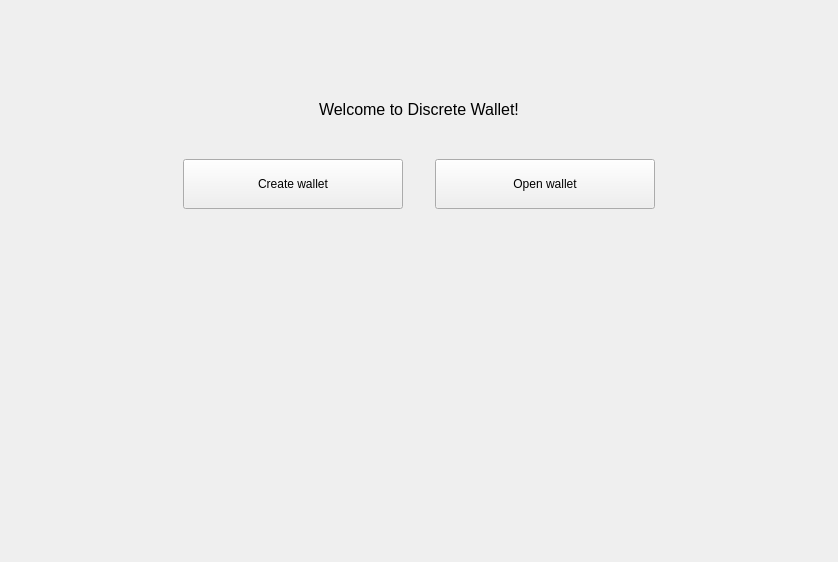
<?xml version="1.0" encoding="UTF-8"?>
<ui version="4.0">
 <class>NoWalletFrame</class>
 <widget class="QFrame" name="NoWalletFrame">
  <property name="geometry">
   <rect>
    <x>0</x>
    <y>0</y>
    <width>838</width>
    <height>562</height>
   </rect>
  </property>
  <property name="windowTitle">
   <string>Frame</string>
  </property>
  <property name="frameShape">
   <enum>QFrame::NoFrame</enum>
  </property>
  <property name="frameShadow">
   <enum>QFrame::Raised</enum>
  </property>
  <layout class="QVBoxLayout" name="verticalLayout">
   <property name="spacing">
    <number>0</number>
   </property>
   <property name="leftMargin">
    <number>0</number>
   </property>
   <property name="topMargin">
    <number>0</number>
   </property>
   <property name="rightMargin">
    <number>0</number>
   </property>
   <property name="bottomMargin">
    <number>0</number>
   </property>
   <item>
    <spacer name="verticalSpacer">
     <property name="orientation">
      <enum>Qt::Vertical</enum>
     </property>
     <property name="sizeType">
      <enum>QSizePolicy::MinimumExpanding</enum>
     </property>
     <property name="sizeHint" stdset="0">
      <size>
       <width>20</width>
       <height>100</height>
      </size>
     </property>
    </spacer>
   </item>
   <item alignment="Qt::AlignHCenter">
    <widget class="QLabel" name="m_welcomeLabel">
     <property name="font">
      <font>
       <pointsize>12</pointsize>
      </font>
     </property>
     <property name="text">
      <string>Welcome to Discrete Wallet!</string>
     </property>
    </widget>
   </item>
   <item>
    <spacer name="verticalSpacer_4">
     <property name="orientation">
      <enum>Qt::Vertical</enum>
     </property>
     <property name="sizeType">
      <enum>QSizePolicy::Fixed</enum>
     </property>
     <property name="sizeHint" stdset="0">
      <size>
       <width>20</width>
       <height>40</height>
      </size>
     </property>
    </spacer>
   </item>
   <item>
    <layout class="QHBoxLayout" name="horizontalLayout">
     <property name="spacing">
      <number>0</number>
     </property>
     <item>
      <spacer name="horizontalSpacer_2">
       <property name="orientation">
        <enum>Qt::Horizontal</enum>
       </property>
       <property name="sizeHint" stdset="0">
        <size>
         <width>40</width>
         <height>20</height>
        </size>
       </property>
      </spacer>
     </item>
     <item>
      <widget class="QPushButton" name="m_createWalletButton">
       <property name="sizePolicy">
        <sizepolicy hsizetype="Fixed" vsizetype="Fixed">
         <horstretch>0</horstretch>
         <verstretch>0</verstretch>
        </sizepolicy>
       </property>
       <property name="minimumSize">
        <size>
         <width>220</width>
         <height>50</height>
        </size>
       </property>
       <property name="maximumSize">
        <size>
         <width>220</width>
         <height>50</height>
        </size>
       </property>
       <property name="text">
        <string>Create wallet</string>
       </property>
      </widget>
     </item>
     <item>
      <spacer name="horizontalSpacer">
       <property name="orientation">
        <enum>Qt::Horizontal</enum>
       </property>
       <property name="sizeType">
        <enum>QSizePolicy::Fixed</enum>
       </property>
       <property name="sizeHint" stdset="0">
        <size>
         <width>32</width>
         <height>20</height>
        </size>
       </property>
      </spacer>
     </item>
     <item>
      <widget class="QPushButton" name="m_openWalletButton">
       <property name="sizePolicy">
        <sizepolicy hsizetype="Fixed" vsizetype="Fixed">
         <horstretch>0</horstretch>
         <verstretch>0</verstretch>
        </sizepolicy>
       </property>
       <property name="minimumSize">
        <size>
         <width>220</width>
         <height>50</height>
        </size>
       </property>
       <property name="maximumSize">
        <size>
         <width>220</width>
         <height>50</height>
        </size>
       </property>
       <property name="text">
        <string>Open wallet</string>
       </property>
      </widget>
     </item>
     <item>
      <spacer name="horizontalSpacer_3">
       <property name="orientation">
        <enum>Qt::Horizontal</enum>
       </property>
       <property name="sizeHint" stdset="0">
        <size>
         <width>40</width>
         <height>20</height>
        </size>
       </property>
      </spacer>
     </item>
    </layout>
   </item>
   <item>
    <spacer name="verticalSpacer_3">
     <property name="orientation">
      <enum>Qt::Vertical</enum>
     </property>
     <property name="sizeHint" stdset="0">
      <size>
       <width>20</width>
       <height>376</height>
      </size>
     </property>
    </spacer>
   </item>
  </layout>
 </widget>
 <resources/>
 <connections>
  <connection>
   <sender>m_createWalletButton</sender>
   <signal>clicked()</signal>
   <receiver>NoWalletFrame</receiver>
   <slot>createWallet()</slot>
   <hints>
    <hint type="sourcelabel">
     <x>292</x>
     <y>184</y>
    </hint>
    <hint type="destinationlabel">
     <x>418</x>
     <y>280</y>
    </hint>
   </hints>
  </connection>
  <connection>
   <sender>m_openWalletButton</sender>
   <signal>clicked()</signal>
   <receiver>NoWalletFrame</receiver>
   <slot>openWallet()</slot>
   <hints>
    <hint type="sourcelabel">
     <x>544</x>
     <y>184</y>
    </hint>
    <hint type="destinationlabel">
     <x>418</x>
     <y>280</y>
    </hint>
   </hints>
  </connection>
 </connections>
 <slots>
  <signal>createWalletClickedSignal()</signal>
  <signal>openWalletClickedSignal()</signal>
  <slot>okClicked()</slot>
  <slot>passwordChanged(QString)</slot>
  <slot>createWallet()</slot>
  <slot>openWallet()</slot>
 </slots>
</ui>
